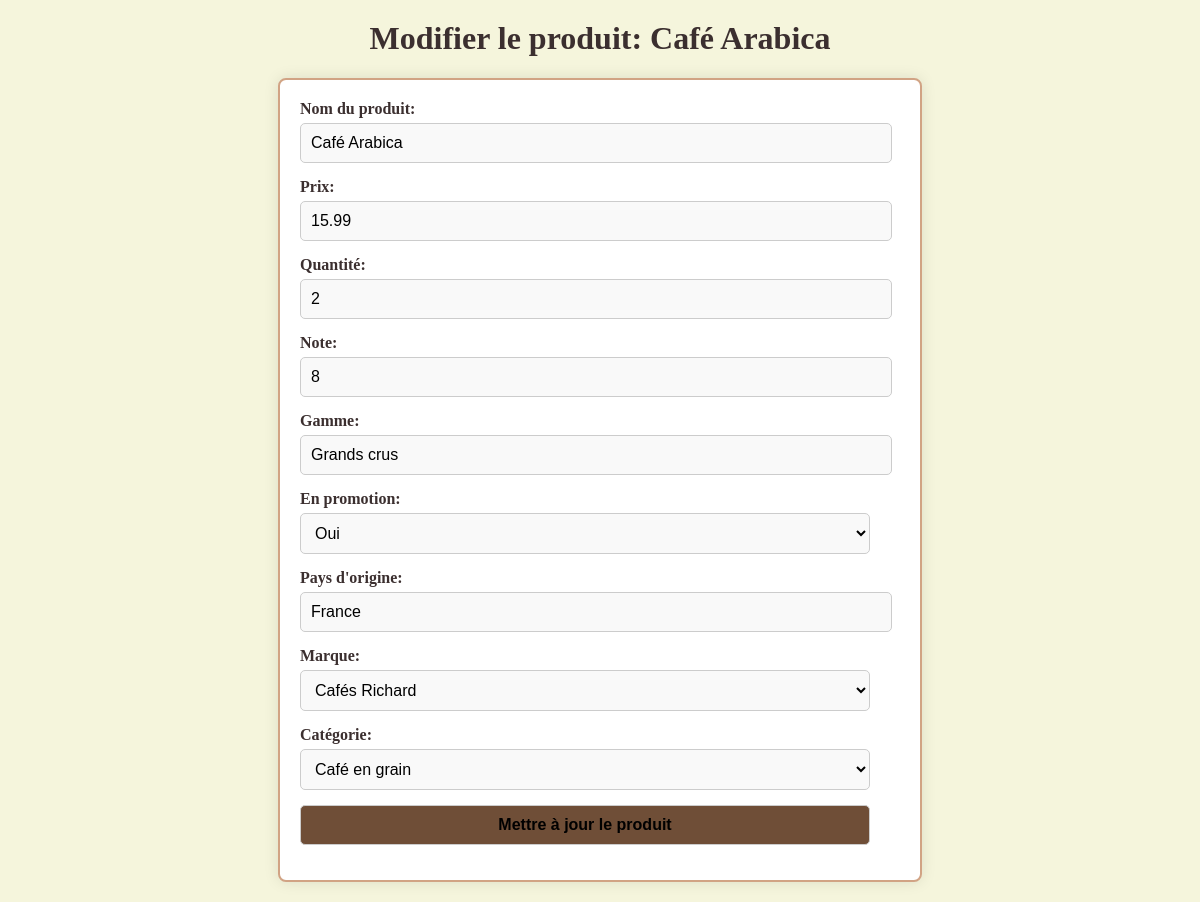
The page /projects/Coffeshop/modifier_produit.php?id=1 on the database its author committed.
### tables this page shows
CREATE TABLE IF NOT EXISTS `produit` (
  `id` int NOT NULL AUTO_INCREMENT,
  `nom` varchar(255) NOT NULL,
  `prix` float NOT NULL,
  `quantite` int DEFAULT NULL,
  `note` int DEFAULT NULL,
  `gamme` varchar(255) NOT NULL,
  `promotion` tinyint(1) NOT NULL DEFAULT '0',
  `pays` varchar(255) NOT NULL,
  `marque_id` int NOT NULL,
  `categorie_id` int NOT NULL,
  PRIMARY KEY (`id`),
  KEY `fk_produit_marque_marque_id` (`marque_id`),
  KEY `fk_produit_categorie_categorie_id` (`categorie_id`)
);

### projects/Coffeshop/modifier_produit.php (the view, shortened to what this page needs)
<?php
include 'db_connection.php';
if (isset($_GET['id'])) {
    $id = $_GET['id'];
    $sql = "SELECT * FROM produit WHERE id = $id";
    $result = $conn->query($sql);
    if ($result->num_rows > 0) {
        $produit = $result->fetch_assoc();
    } else {
        echo "Produit non trouvé";
        exit;
    }
} else {
    echo "Aucun produit spécifié.";
    exit;
}
?>
<!DOCTYPE html>
<html lang="en">
<head>
</head>
<body>
    <h1>Modifier le produit: <?php echo htmlspecialchars($produit['nom']); ?></h1>
    <form action="modifier_produit.php?id=<?php echo $produit['id']; ?>" method="POST">
        <label for="nom">Nom du produit:</label>
        <input type="text" name="nom" id="nom" value="<?php echo htmlspecialchars($produit['nom']); ?>" required>
        <label for="prix">Prix:</label>
        <input type="number" step="0.01" name="prix" id="prix" value="<?php echo htmlspecialchars($produit['prix']); ?>" required>
        <label for="quantite">Quantité:</label>
        <input type="number" name="quantite" id="quantite" value="<?php echo htmlspecialchars($produit['quantite']); ?>">
        <label for="note">Note:</label>
        <input type="number" min="0" max="10" name="note" id="note" value="<?php echo htmlspecialchars($produit['note']); ?>">
        <label for="gamme">Gamme:</label>
        <input type="text" name="gamme" id="gamme" value="<?php echo htmlspecialchars($produit['gamme']); ?>" required>
        <label for="promotion">En promotion:</label>
        <select name="promotion" id="promotion">
            <option value="1" <?php if ($produit['promotion'] == 1) echo 'selected'; ?>>Oui</option>
        </select>
        <label for="pays">Pays d'origine:</label>
        <input type="text" name="pays" id="pays" value="<?php echo htmlspecialchars($produit['pays']); ?>" required>
        <label for="marque_id">Marque:</label>
        <select id="marque_id" name="marque_id">
            <option value="2" <?php if($produit['marque_id'] == "2") echo "selected"; ?>>Cafés Richard</option>
        </select>
        <label for="categorie_id">Catégorie:</label>
        <select id="categorie_id" name="categorie_id">
            <option value="1" <?php if($produit['categorie_id'] == "1") echo "selected"; ?>>Café en grain</option>
        </select>
        <input type="submit" name="submit" value="Mettre à jour le produit">
    </form>
</body>
</html>

### projects/Coffeshop/modifier_produit.php (style rules this page uses)
body { font-family: 'Georgia', serif; background-color: #f5f5dc; color: #4b3832; margin: 0; padding: 0; }
h1 { text-align: center; color: #3b2f2f; margin-top: 20px; font-size: 2rem; }
form { max-width: 600px; margin: 20px auto; padding: 20px; background-color: #fff; border-radius: 8px; box-shadow: 0 0 15px rgba(0, 0, 0, 0.1); border: 2px solid #d1a384; }
label { display: block; font-weight: bold; margin-bottom: 5px; color: #3b2f2f; }
input, select { width: 95%; padding: 10px; margin-bottom: 15px; border: 1px solid #ccc; border-radius: 5px; font-size: 1rem; background-color: #f9f9f9; }
input[type="submit"] { background-color: #6f4e37; font-weight: bold; }

### rows shown on the page
produit: nom "Café Arabica", prix "15.99", quantite "2", note "8", gamme "Grands crus", promotion "Oui", pays "France", marque_id "Cafés Richard", categorie_id "Café en grain"
